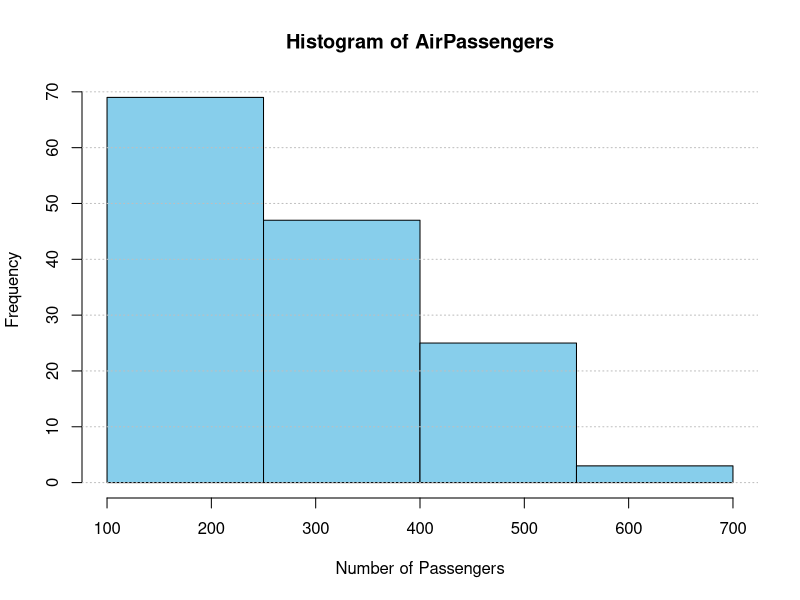

Recreate this plot in R.
# Load the AirPassengers dataset
data("AirPassengers")

# Convert the AirPassengers dataset to a numeric vector
air_passengers <- as.numeric(AirPassengers)

# Define the bin breaks
breaks <- seq(100, 700, by = 150)

# Create the histogram
hist(air_passengers, breaks = breaks, col = "skyblue", 
     main = "Histogram of AirPassengers", xlab = "Number of Passengers",
     xlim = c(100, 700), border = "black")

# Add grid lines for better visualization
grid(nx = NA, ny = NULL, col = "gray", lty = "dotted")
